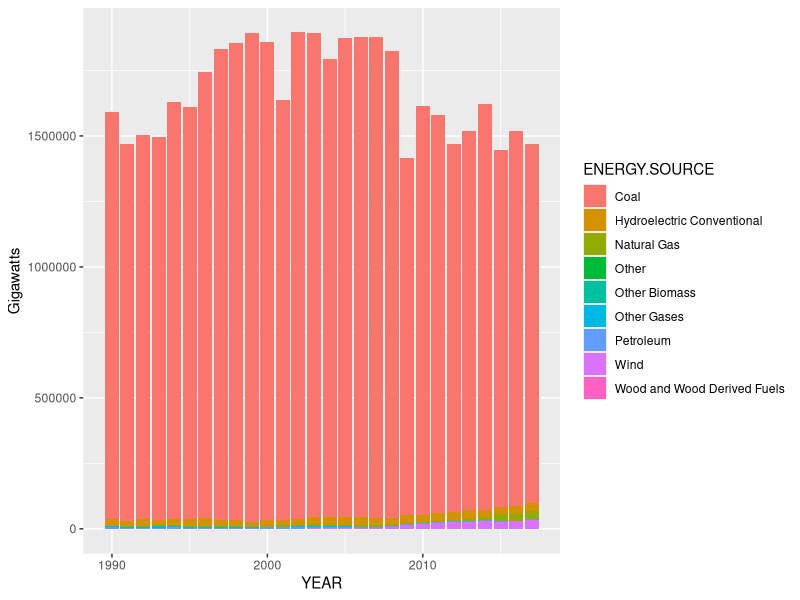
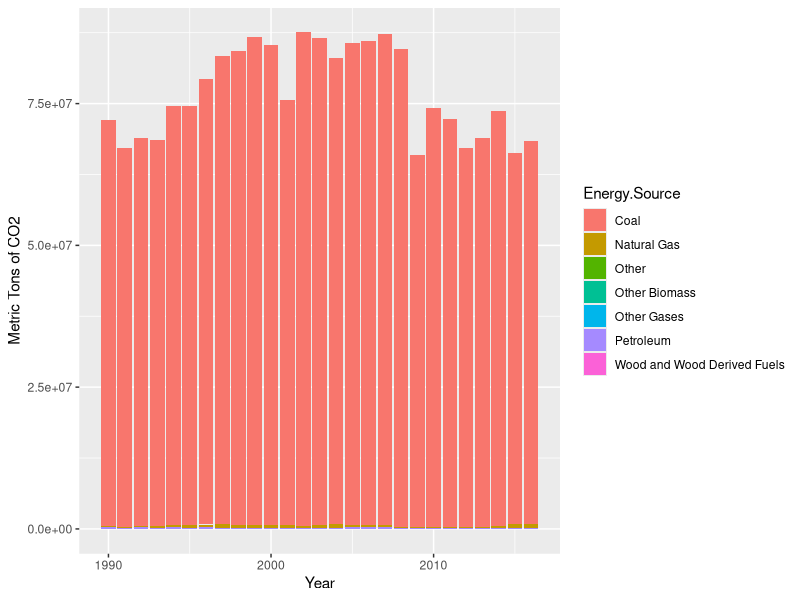
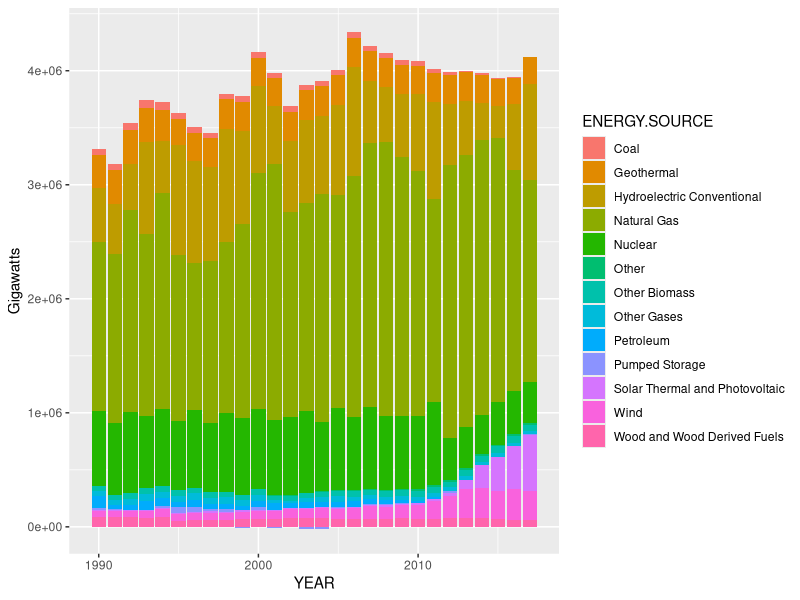
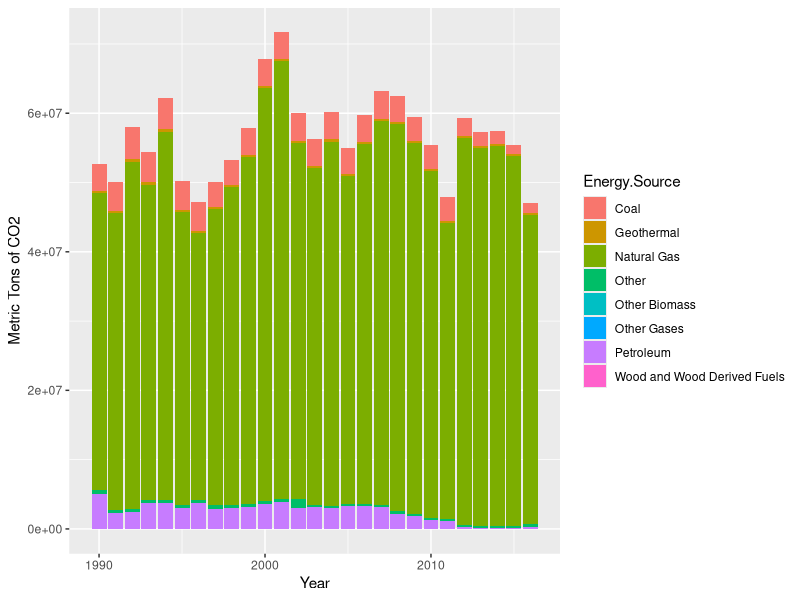

These charts were generated, in order, by the following R code:
## ---- chunk 1
library(jsonlite)
library(ggplot2)

data3<-read.csv("raw data/emission_annual.csv", stringsAsFactors = F)
data2<-read.csv("raw data/annual_generation_state.csv", stringsAsFactors = F)

data2<-data2[,1:5]
data2$GENERATION..Megawatthours.<-as.numeric(gsub(",","", data2$GENERATION..Megawatthours.))
data3$CO2..Metric.Tons.<-as.numeric(gsub(",","", data3$CO2..Metric.Tons.))


data3.1<-subset(data3, Energy.Source != "All Sources")
data3.1<-subset(data3.1, Producer.Type == "Total Electric Power Industry")

data2.1<-subset(data2, ENERGY.SOURCE != "Total")
## ---- chunk 2
ggplot(subset(data2.1, STATE == "WV"), aes(x = YEAR, y = GENERATION..Megawatthours./100, fill = ENERGY.SOURCE))+
  geom_bar(stat = "identity")+
  ylab("Gigawatts")

ggplot(subset(data3.1, State == "WV"), aes(x = Year, y = CO2..Metric.Tons., fill = Energy.Source))+
         geom_bar(stat = "identity")+
         ylab("Metric Tons of CO2")
## ---- chunk 3
ggplot(subset(data2.1, STATE == "CA"), aes(x = YEAR, y = GENERATION..Megawatthours./100, fill = ENERGY.SOURCE))+
  geom_bar(stat = "identity")+
  ylab("Gigawatts")

ggplot(subset(data3.1, State == "CA"), aes(x = Year, y = CO2..Metric.Tons., fill = Energy.Source))+
  geom_bar(stat = "identity")+
  ylab("Metric Tons of CO2")
